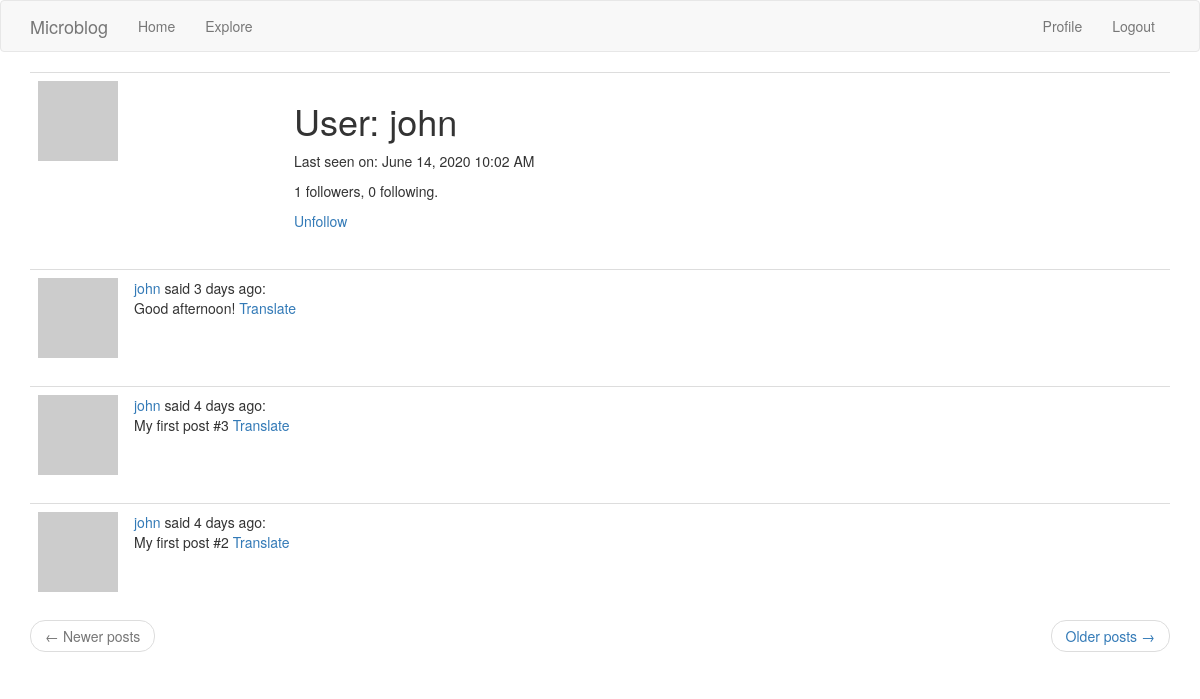
/user/john (signed in), run on the app's committed database.
### app/models.py (models this page shows, shortened)
class User(db.Model, UserMixin):
    id = db.Column(db.Integer, primary_key=True)
    username = db.Column(db.String(64), index=True, unique=True)
    email = db.Column(db.String(120), index=True, unique=True)
    password_hash = db.Column(db.String(128))
    posts = db.relationship('Post', backref='author', lazy='dynamic')
    about_me = db.Column(db.String(140))
    last_seen = db.Column(db.DateTime, default=datetime.utcnow)
    followed = db.relationship('User', secondary=followers, primaryjoin=(followers.c.follower_id == id),
                               secondaryjoin=(followers.c.followed_id == id),
                               backref=db.backref('followers', lazy='dynamic'), lazy='dynamic')
    def is_following(self, user):
        return self.followed.filter(followers.c.followed_id == user.id).count() > 0
    def avatar(self, size):
        digest = md5(self.email.lower().encode('utf-8')).hexdigest()
        return f'https://www.gravatar.com/avatar/{digest}?s={size}&d=identicon'

class Post(db.Model):
    id = db.Column(db.Integer, primary_key=True)
    body = db.Column(db.String(140))
    timestamp = db.Column(db.DateTime, index=True, default=datetime.utcnow)
    user_id = db.Column(db.Integer, db.ForeignKey('user.id'))
    language = db.Column(db.String(5))

### app/routes.py (the view)
@app.route('/user/<username>')
@login_required
def user(username):
    user = User.query.filter_by(username=username).first_or_404()
    page = request.args.get('page', 1, type=int)
    posts = user.posts.order_by(Post.timestamp.desc()).paginate(page, app.config['POSTS_PER_PAGE'], False)
    next_url = url_for('user', username=user.username, page=posts.next_num) if posts.has_next else None
    prev_url = url_for('user', username=user.username, page=posts.prev_num) if posts.has_prev else None
    return render_template('user.html', user=user, posts=posts.items, next_url=next_url, prev_url=prev_url)

### app/models.py (called while the page is built)
@login.user_loader
def load_user(id):
    return User.query.get(int(id))

### app/routes.py (called while the page is built)
@app.before_request
def before_request():
    if current_user.is_authenticated:
        current_user.last_seen = datetime.utcnow()
        db.session.commit()
    g.locale = str(get_locale())

### app/templates/user.html (shortened to what this page needs)
{% extends "base.html" %}
{% block app_content %}
    <table class="table table-hover">
        <tr>
            <td width="256px"><img src="{{ user.avatar(256) }}"></td>
            <td>
                <h1>User: {{ user.username }}</h1>
                {% if user.last_seen %}<p>Last seen on: {{ moment(user.last_seen).format('LLL') }}</p>{% endif %}
                <p>{{ user.followers.count() }} followers, {{ user.followed.count() }} following.</p>
                {% if user == current_user %}
                <p><a href="{{ url_for('edit_profile') }}">Edit your profile</a></p>
                {% elif not current_user.is_following(user) %}
                <p><a href="{{ url_for('follow', username=user.username) }}">Follow</a></p>
                {% else %}
                <p><a href="{{ url_for('unfollow', username=user.username) }}">Unfollow</a></p>
                {% endif %}
            </td>
        </tr>
    </table>
    {% for post in posts %}
        {% include '_post.html' %}
    {% endfor %}
    <nav aria-label="...">
        <ul class="pager">
            <li class="previous{% if not prev_url %} disabled{% endif %}">
                <a href="{{ prev_url or '#' }}">
                    <span aria-hidden="true">&larr;</span> Newer posts
                </a>
            </li>
            <li class="next{% if not next_url %} disabled{% endif %}">
                <a href="{{ next_url or '#' }}">
                    Older posts <span aria-hidden="true">&rarr;</span>
                </a>
            </li>
        </ul>
    </nav>
{% endblock %}

### app/templates/_post.html
<table class="table table-hover">
    <tr>
        <td width="70px">
            <a href="{{ url_for('user', username=post.author.username) }}">
                <img src="{{ post.author.avatar(70) }}" />
            </a>
        </td>
        <td>
            <a href="{{ url_for('user', username=post.author.username) }}">{{ post.author.username }}</a>
            {{ _('said') }} {{ moment(post.timestamp).fromNow() }}:<br>
            <span id="post{{post.id}}">{{ post.body }}</span>
            {% if post.language != g.locale %}
            <span id="translation{{post.id}}">
                <a href="javascript:translate(
                        '#post{{post.id}}',
                        '#translation{{post.id}}',
                        '{{post.language}}',
                        '{{g.locale}}');">{{ _('Translate') }}</a></span>
            {% endif %}
        </td>
    </tr>
</table>

### data on the page
User: username "john", last_seen "June 14, 2020 10:02 AM"
Post: author.username "john", timestamp "3 days ago", body "Good afternoon!"
Post: author.username "john", timestamp "4 days ago", body "My first post #3"
Post: author.username "john", timestamp "4 days ago", body "My first post #2"

### other printed values
{{ user.followers.count() }} "1"
{{ user.followed.count() }} "0"
